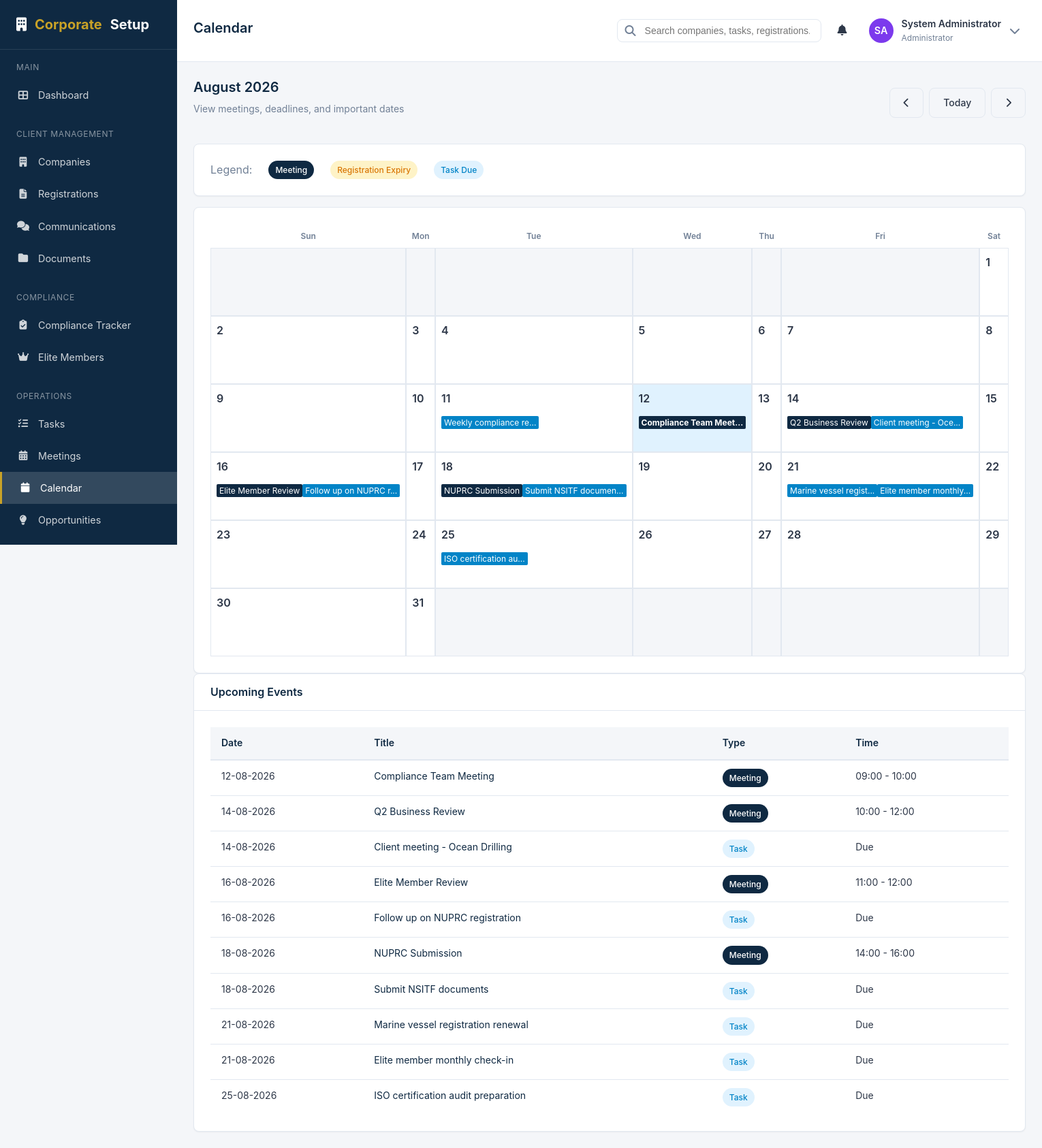
/calendar.php (signed in), run on the app's committed database.
### tables this page shows
CREATE TABLE IF NOT EXISTS `users` (
    `id` INT AUTO_INCREMENT PRIMARY KEY,
    `employee_id` VARCHAR(20) UNIQUE,
    `name` VARCHAR(100) NOT NULL,
    `email` VARCHAR(100) NOT NULL UNIQUE,
    `password` VARCHAR(255) NOT NULL,
    `phone` VARCHAR(20),
    `avatar` VARCHAR(255),
    `role_id` INT NOT NULL,
    `department_id` INT,
    `position` VARCHAR(100),
    `status` ENUM('active', 'inactive', 'suspended') DEFAULT 'active',
    `login_attempts` INT DEFAULT 0,
    `locked_until` DATETIME NULL,
    `last_login` DATETIME,
    `email_verified` TINYINT(1) DEFAULT 0,
    `must_change_password` TINYINT(1) DEFAULT 0,
    `created_at` TIMESTAMP DEFAULT CURRENT_TIMESTAMP,
    `updated_at` TIMESTAMP DEFAULT CURRENT_TIMESTAMP ON UPDATE CURRENT_TIMESTAMP,
    FOREIGN KEY (`role_id`) REFERENCES `roles`(`id`) ON DELETE NO ACTION,
    FOREIGN KEY (`department_id`) REFERENCES `departments`(`id`) ON DELETE SET NULL
);

CREATE TABLE IF NOT EXISTS `roles` (
    `id` INT AUTO_INCREMENT PRIMARY KEY,
    `name` VARCHAR(50) NOT NULL UNIQUE,
    `display_name` VARCHAR(100) NOT NULL,
    `description` TEXT,
    `permissions` JSON,
    `is_system` TINYINT(1) DEFAULT 0,
    `created_at` TIMESTAMP DEFAULT CURRENT_TIMESTAMP,
    `updated_at` TIMESTAMP DEFAULT CURRENT_TIMESTAMP ON UPDATE CURRENT_TIMESTAMP
);

CREATE TABLE IF NOT EXISTS `tasks` (
    `id` INT AUTO_INCREMENT PRIMARY KEY,
    `title` VARCHAR(200) NOT NULL,
    `description` TEXT,
    `task_type` ENUM('general', 'registration', 'compliance', 'meeting', 'client', 'admin', 'other') DEFAULT 'general',
    `related_company_id` INT,
    `related_registration_id` INT,
    `assigned_to` INT NOT NULL,
    `assigned_by` INT,
    `priority` ENUM('low', 'medium', 'high', 'urgent') DEFAULT 'medium',
    `status` ENUM('pending', 'in_progress', 'completed', 'cancelled', 'on_hold') DEFAULT 'pending',
    `due_date` DATE,
    `due_time` TIME,
    `completed_at` DATETIME,
    `progress` INT DEFAULT 0,
    `frequency` ENUM('once', 'daily', 'weekly', 'monthly', 'quarterly', 'yearly') DEFAULT 'once',
    `tags` VARCHAR(255),
    `created_at` TIMESTAMP DEFAULT CURRENT_TIMESTAMP,
    `updated_at` TIMESTAMP DEFAULT CURRENT_TIMESTAMP ON UPDATE CURRENT_TIMESTAMP,
    FOREIGN KEY (`related_company_id`) REFERENCES `companies`(`id`) ON DELETE SET NULL,
    FOREIGN KEY (`related_registration_id`) REFERENCES `registrations`(`id`) ON DELETE SET NULL,
    FOREIGN KEY (`assigned_to`) REFERENCES `users`(`id`) ON DELETE NO ACTION,
    FOREIGN KEY (`assigned_by`) REFERENCES `users`(`id`) ON DELETE SET NULL,
    INDEX `idx_task_assigned` (`assigned_to`),
    INDEX `idx_task_status` (`status`),
    INDEX `idx_task_due` (`due_date`)
);

CREATE TABLE IF NOT EXISTS `meetings` (
    `id` INT AUTO_INCREMENT PRIMARY KEY,
    `title` VARCHAR(200) NOT NULL,
    `meeting_type` ENUM('internal', 'client', 'regulator', 'vendor', 'other') DEFAULT 'internal',
    `company_id` INT,
    `organizer_id` INT NOT NULL,
    `location` VARCHAR(255),
    `meeting_date` DATE NOT NULL,
    `start_time` TIME NOT NULL,
    `end_time` TIME,
    `agenda` TEXT,
    `minutes` TEXT,
    `action_items` TEXT,
    `status` ENUM('scheduled', 'completed', 'cancelled', 'rescheduled') DEFAULT 'scheduled',
    `meeting_link` VARCHAR(255),
    `notes` TEXT,
    `created_at` TIMESTAMP DEFAULT CURRENT_TIMESTAMP,
    `updated_at` TIMESTAMP DEFAULT CURRENT_TIMESTAMP ON UPDATE CURRENT_TIMESTAMP,
    FOREIGN KEY (`company_id`) REFERENCES `companies`(`id`) ON DELETE SET NULL,
    FOREIGN KEY (`organizer_id`) REFERENCES `users`(`id`) ON DELETE NO ACTION,
    INDEX `idx_meeting_date` (`meeting_date`),
    INDEX `idx_meeting_status` (`status`)
);

### views/calendar/index.php (the view, shortened to what the rows shown need)
<div class="page-header">
    <div>
        <h1 class="page-title"><?= $monthNames[$month] ?> <?= $year ?></h1>
    </div>
</div>
<div class="card">
    <div class="card-body p-0">
        <div class="calendar-grid">
            <?php
            $currentDay = 1;
            for ($i = 0; $i < 6; $i++):
                for ($j = 0; $j < 7; $j++):
                    $dayNumber = $i * 7 + $j;
                    if ($dayNumber < $firstDay) {
                        echo '<div class="calendar-day other-month"></div>';
                    } elseif ($currentDay > $daysInMonth) {
                        echo '<div class="calendar-day other-month"></div>';
                    } else {
                        $date = sprintf('%04d-%02d-%02d', $year, $month, $currentDay);
                        $isToday = $date === date('Y-m-d');
                        $dayEvents = $events[$date] ?? [];
                        echo '<div class="calendar-day' . ($isToday ? ' today' : '') . '">';
                        echo '<div style="font-weight: 600; margin-bottom: 0.5rem;">' . $currentDay . '</div>';
                        foreach (array_slice($dayEvents, 0, 3) as $e) {
                            echo '<a href="' . $e['link'] . '" class="calendar-event" style="background: var(--' . $e['color'] . ');">';
                            echo sanitize(truncateText($e['title'], 20));
                            echo '</a>';
                        }
                        echo '</div>';
                        $currentDay++;
                    }
                endfor;
                if ($currentDay > $daysInMonth) break;
            endfor;
            ?>
        </div>
    </div>
</div>
<div class="card mt-6">
    <div class="card-body">
        <?php
        $upcoming = [];
        foreach ($events as $date => $dayEvents) {
            if ($date >= date('Y-m-d')) {
                foreach ($dayEvents as $e) {
                    $upcoming[] = array_merge($e, ['date' => $date]);
                }
            }
        }
        usort($upcoming, function($a, $b) { return $a['date'] <=> $b['date']; });
        ?>
        <?php if (empty($upcoming)): ?>
            <p class="text-muted">No upcoming events this month.</p>
        <?php else: ?>
            <div class="table-container">
                <table class="table">
                    <thead><tr><th>Date</th><th>Title</th><th>Type</th><th>Time</th></tr></thead>
                    <tbody>
                        <?php foreach (array_slice($upcoming, 0, 10) as $e): ?>
                            <tr>
                                <td><?= formatDate($e['date']) ?></td>
                                <td><a href="<?= $e['link'] ?>"><?= sanitize($e['title']) ?></a></td>
                                <td><span class="badge badge-<?= $e['color'] ?>"><?= ucwords($e['type']) ?></span></td>
                                <td><?= sanitize($e['time']) ?: '-' ?></td>
                            </tr>
                        <?php endforeach; ?>
                    </tbody>
                </table>
            </div>
        <?php endif; ?>
    </div>
</div>

### views/layouts/app.php (shortened to what the rows shown need)
<?php
$user = getCurrentUser();
?>
<!DOCTYPE html>
<html lang="en">
<head>
    <link rel="stylesheet" href="assets/css/style.css">
    <link rel="stylesheet" href="https://cdnjs.cloudflare.com/ajax/libs/font-awesome/6.4.0/css/all.min.css">
</head>
<body>
    <div class="app-wrapper">
        <main class="main-content">
            <header class="header">
                <div class="header-left">
                    <?= $pageTitle ? '<h1 class="page-title">' . sanitize($pageTitle) . '</h1>' : '' ?>
                </div>
                <div class="header-right">
                    <div class="dropdown">
                        <div class="user-menu" id="userMenuTrigger">
                            <?= generateAvatar($user['name'], 36, $user['avatar'] ?? null) ?>
                            <div class="user-info">
                                <div class="user-name"><?= sanitize($user['name']) ?></div>
                                <div class="user-role"><?= sanitize($user['role']) ?></div>
                            </div>
                            <i class="fas fa-chevron-down" style="color: var(--dark-grey);"></i>
                        </div>
                    </div>
                </div>
            </header>
            <div class="page-content">
                <?= $content ?? '' ?>
            </div>
        </main>
    </div>
</body>
</html>

### helpers/formatters.php (shortened to what the rows shown need)
<?php
function truncateText($text, $limit = 100, $end = '...') {
    if (strlen($text) <= $limit) {
        return $text;
    }
    return substr($text, 0, $limit) . $end;
}
function getInitials($name) {
    $words = explode(' ', trim($name));
    $initials = '';
    foreach ($words as $word) {
        if (!empty($word)) {
            $initials .= strtoupper(substr($word, 0, 1));
        }
        if (strlen($initials) >= 2) break;
    }
    return $initials ?: 'NA';
}
function getAvatarColor($name) {
    $colors = [
        '#2563eb', '#059669', '#d97706', '#dc2626',
        '#7c3aed', '#0891b2', '#c2410c', '#be185d'
    ];
    $hash = 0;
    for ($i = 0; $i < strlen($name); $i++) {
        $hash = ord($name[$i]) + (($hash << 5) - $hash);
    }
    return $colors[abs($hash) % count($colors)];
}
function generateAvatar($name, $size = 40, $avatarPath = null) {
    $initials = getInitials($name);
    $color = getAvatarColor($name);
    return '<div class="avatar" style="width:' . $size . 'px;height:' . $size . 'px;background-color:' . $color . ';font-size:' . ($size * 0.4) . 'px;">' . $initials . '</div>';
}

### data on the page
users: name "SA", name "System Administrator", role.name "Administrator"
tasks: title "Weekly compliance re..."
meetings: title "Compliance Team Meet...", meeting_date "12-08-2026", title "Compliance Team Meeting", type "Meeting", time "09:00 - 10:00"
meetings: title "Q2 Business Review", meeting_date "14-08-2026", type "Meeting", time "10:00 - 12:00"
tasks: title "Client meeting - Oce...", due_date "14-08-2026", title "Client meeting - Ocean Drilling", type "Task", time "Due"
meetings: title "Elite Member Review", meeting_date "16-08-2026", type "Meeting", time "11:00 - 12:00"
tasks: title "Follow up on NUPRC r...", due_date "16-08-2026", title "Follow up on NUPRC registration", type "Task", time "Due"
meetings: title "NUPRC Submission", meeting_date "18-08-2026", type "Meeting", time "14:00 - 16:00"
tasks: title "Submit NSITF documen...", due_date "18-08-2026", title "Submit NSITF documents", type "Task", time "Due"
tasks: title "Marine vessel regist...", due_date "21-08-2026", title "Marine vessel registration renewal", type "Task", time "Due"
tasks: title "Elite member monthly...", due_date "21-08-2026", title "Elite member monthly check-in", type "Task", time "Due"
tasks: title "ISO certification au...", due_date "25-08-2026", title "ISO certification audit preparation", type "Task", time "Due"

### other printed values
$pageTitle "Calendar"
$monthNames[$month] "August"
$year "2026"
$day "Sun"
$day "Mon"
$day "Tue"
$day "Wed"
$day "Thu"
$day "Fri"
$day "Sat"
